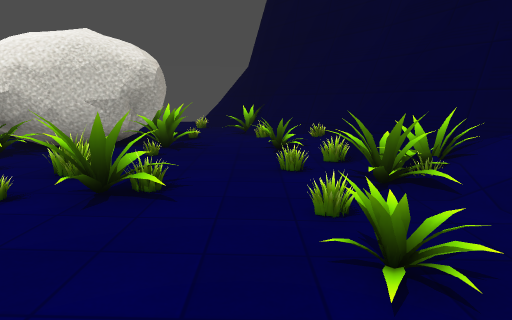
view 1 (above)

24 first-person views from a walk through a level from a Godot 3-D game. The camera is 1.4 m above the floor, tilts 10° down and sees 75° across. The floor is counted in squares, 1 m on a side. Each view is taken from the middle of a square. On the plan, view 1 faces up. The plan holds only what a view shows up to about 15 squares ahead; the rest is blank. The place goes on beyond the plan. Some surface patterns are stand-ins.

view 2
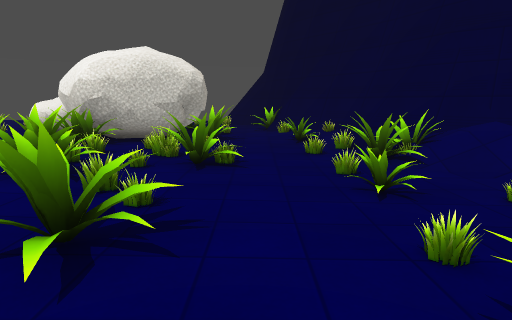

view 3
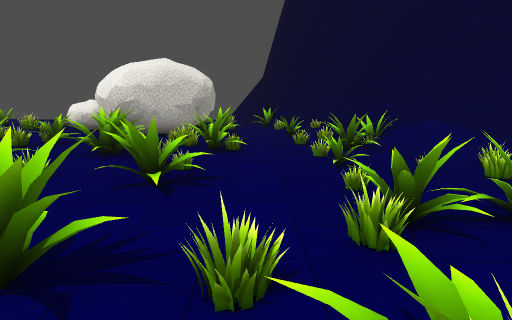

view 4
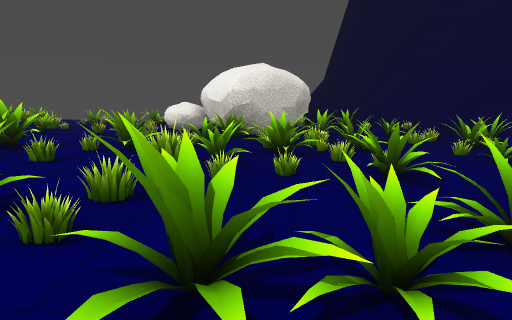

view 5
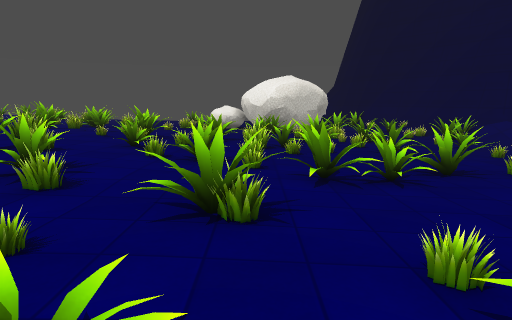

view 6
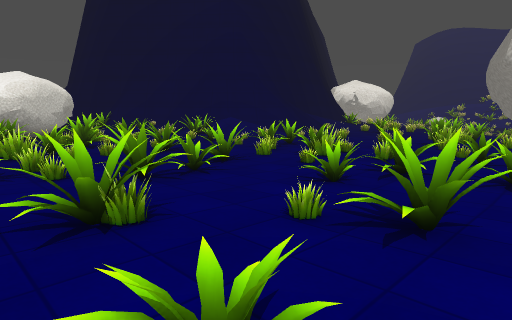

view 7
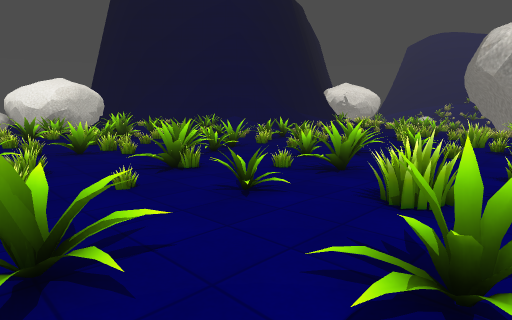

view 8
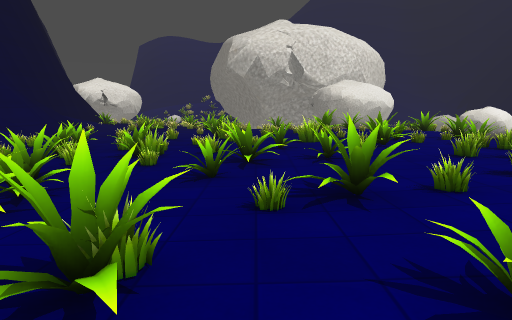

view 9
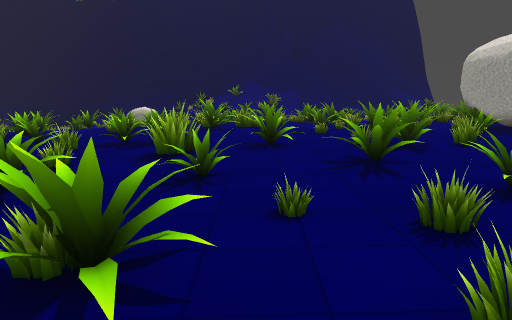

view 10
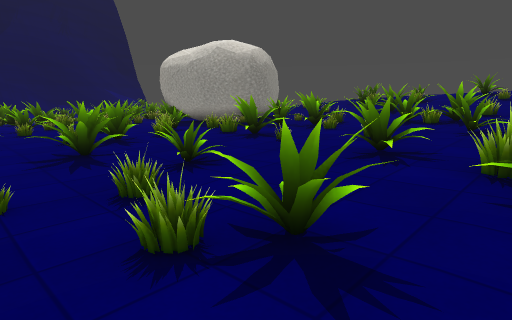

view 11
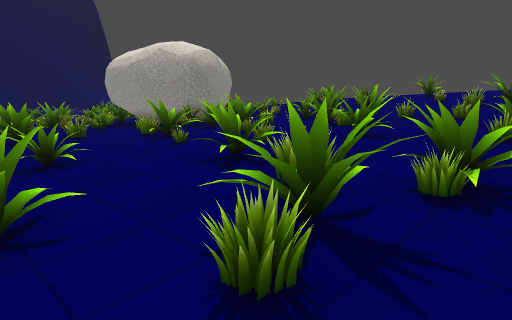

view 12
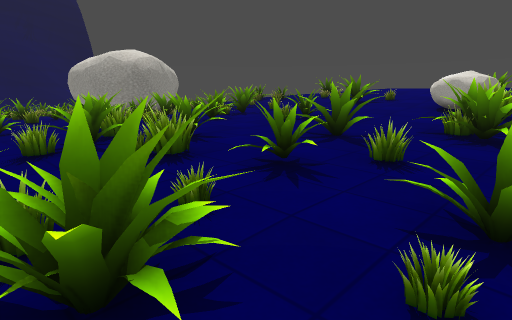

view 13
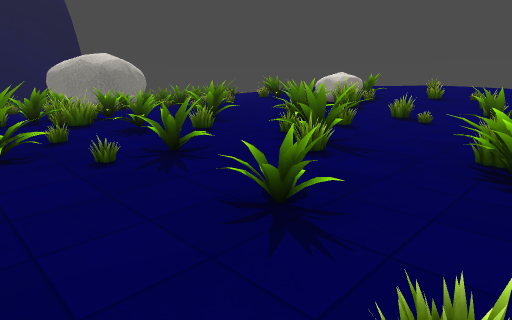

view 14
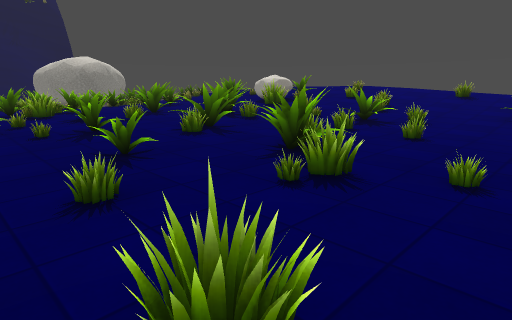

view 15
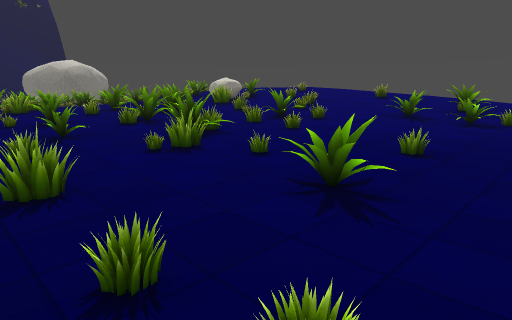

view 16
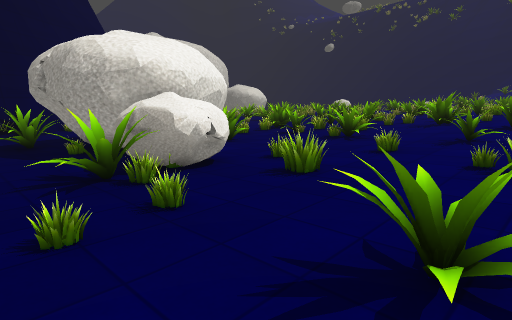

view 17
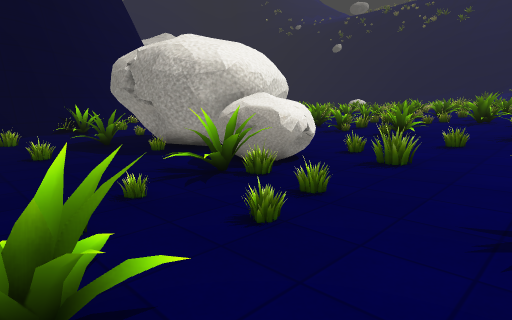

view 18
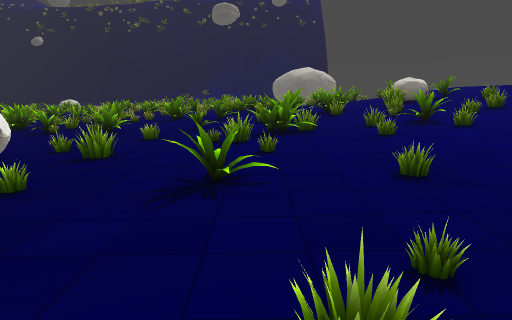

view 19
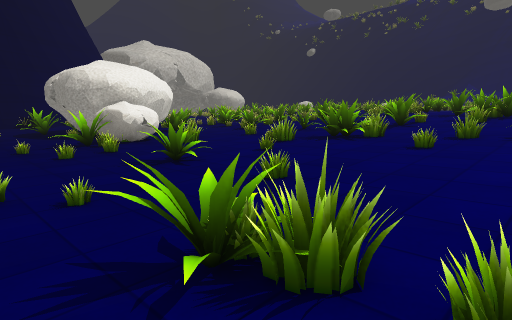

view 20
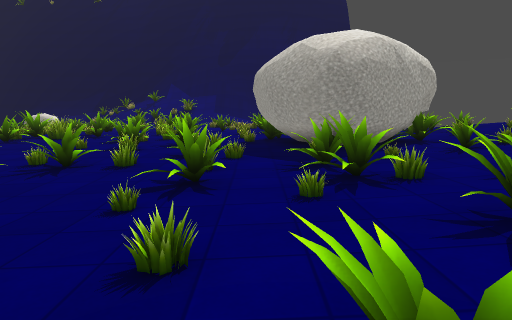

view 21
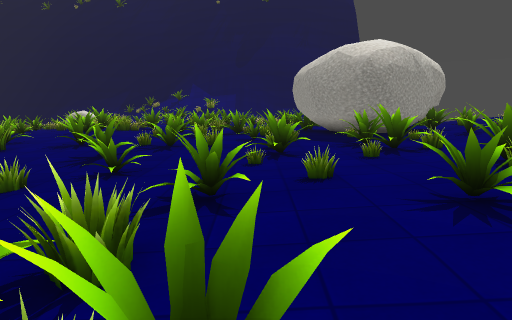

view 22
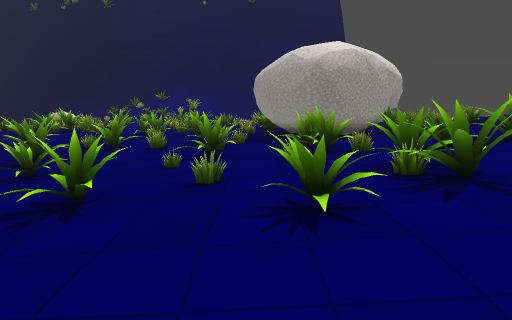

view 23
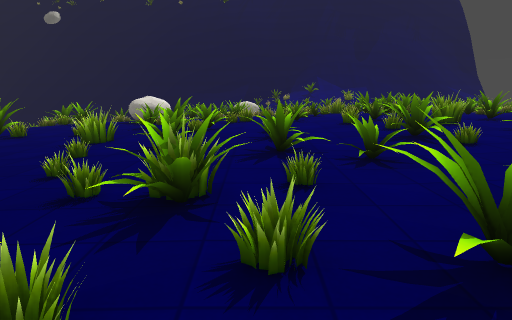

view 24
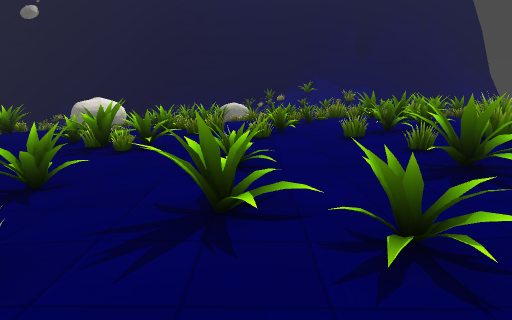

### Floor plan
Key: @ floor where view 1 was taken; # wall or solid block; x gap in a wall; . main floor; : floor 0.25 m higher than the main floor; - floor 0.25 m lower than the main floor; + floor 0.5 m higher than the main floor; * floor 0.75 m higher than the main floor; % floor 1 m higher than the main floor; & floor 1.25 m higher than the main floor; $ floor 1.5 m higher than the main floor; / step, stairs or slope; = window, fence, low wall or low ledge; ^ raised ledge; O other object.
Columns run from 24 left of view 1 to 6 right of it. Each row starts with its distance up from view 1.
 20        .
 19 :       ..==
 18   =:  ==..///..  ...
 17 ====::............=..=/##
 16 +:::::.....=.........../#
 15 +::::::==..=.=#..../#...#
 14 ++::=:::=....#^.#####..=##
 13 +++:::::::...^^## =  ...###
 12 ++++:::::::=.^^#     #..=##
 11 *+++++:::::=.=.##   ##...:##
 10 *++=+++==::::...#==####.==##
  9 =++++/##::/=::..###..=#..==##
  8 =/+=+===+::::::.....=.....=###
  7 =#//+++++=/:::::../.=....===###
  6 %****++++//:/==:=/=.==....##=##
  5 %=***#==++++::::=:/=#=#...///O#
  4 &/%=*#=/*=/++:=:=:/#.....=..///
  3 &%%///**/=/+++==::O#=....=/.-=
  2 =&##/%*=***#=///://./=.../...=
  1 =&/=%%%*/**#=++:==/..=......==
  0 &&&%/#%%=/*++=+:==:=.#..@=...
 -1 $&&%///%==**=+++:/::.....=.=
 -2 $&/&%%%/%=**++++=:::....==x=
 -3  &==&%%=x=/=*=O#::::/#//=...
 -4 $$&&&%%%%==**+/=+#:===:=/.=
 -5 =$&&&%%%==**=*+++#==::::=:...
 -6 =&&&=/%//**==++++//:::=:=::.=
 -7 /#=/&%%==***+=+//+:::/::=::#...
 -8 $/#&%%=%%***=++==+::==//::::./=
 -9 &==%%%%%**=/=+++++=::/==:::=...
-10 /&&%=%%/**/=*+++++//:::::=/:...
-11 =&==%%=/***==**=+/=#+:==::::=..
-12 &%=#%%=/***==***++=/+++=+:::=::
-13 &%%=/%=***=*****=+++++++/==:://
-14 &%%%%%**=*#=*#/*=**=++++/##O:::
-15 %%%%**==*****/=*/==*+/=+++===:=
-16 %###***=*=*******/**+==+++:::::
-17 #  ##*==*=#**********++====::::
-18     ##*====**********++++=::#=:
-19     ##*/#*******=***+++++=::x^:
-20      #*  *==* **=  ==+  =#= ^^^

Positions as (right, up) in squares from view 1, and headings:
1: (0, 0), facing up
2: (-1, -3), facing up
3: (-1, -6), facing up
4: (-6, -7), facing up
5: (-8, -12), facing up
6: (-10, -12), facing up-right
7: (-13, -15), facing up-right
8: (-11, -9), facing right
9: (-10, -5), facing down
10: (-10, -4), facing down-left
11: (-12, -2), facing down-left
12: (-12, 4), facing down-left
13: (-12, 9), facing down-left
14: (-12, 13), facing down-left
15: (-12, 17), facing down-left
16: (-17, 17), facing down-right
17: (-16, 19), facing down-right
18: (-17, 20), facing down
19: (-24, 19), facing down-right
20: (-19, -5), facing down
21: (-17, -2), facing down
22: (-19, -2), facing down
23: (-1, -1), facing down
24: (-2, -5), facing down
